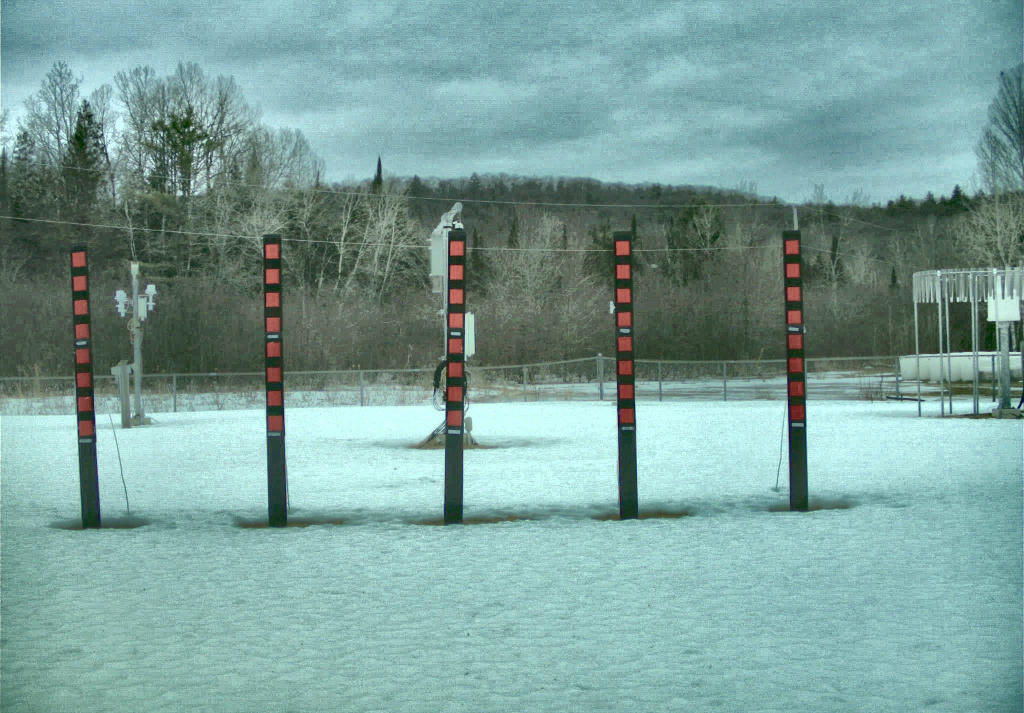
#> input picture registration-testing/1IMG_0151.JPG, 2048 x 1426 px, given in place of , which was not available (shown at 1/2 size)
$ python registerGUI.py   (Python 2 division)
#> lines starting #> are read from the running program, lines starting #| are printed output that depends on the picture; pictures that were not available may be replaced by others from this repository, and a replacement may not be noted
#> further down, imReference is the input picture: shape (1426, 2048, 3); mean B, G, R 154.7, 159.7, 123.9
### registration-testing/register.py
# import necessary packages
import cv2
import numpy as np
from operator import attrgetter
import math
from scipy import ndimage
import sys

# global variables
MAX_FEATURES = int(1e6)#int(5e8)

# the third image is unaltered and will be subjected to the warp
def alignImages3(img, template):
	template = cv2.cvtColor(template, cv2.COLOR_BGR2GRAY)
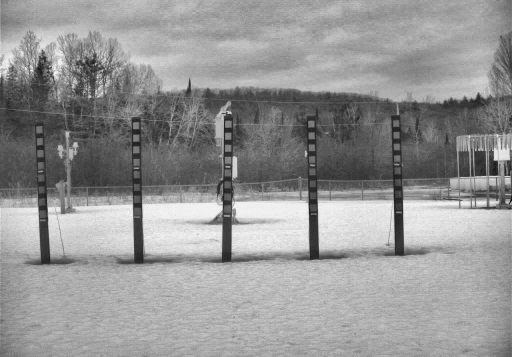
#> template: shape (1426, 2048) (shown at 1/4 size); min 8, max 248, mean 148.4
	img = cv2.cvtColor(img, cv2.COLOR_BGR2GRAY)

	# apply median blur to highlight foreground features
	img1Gray = cv2.medianBlur(img, 5)
	img2Gray = cv2.medianBlur(template, 5)

	# denoise grayscale image
	img1Gray = cv2.fastNlMeansDenoising(img1Gray,None,3,10,7)

	# detect ORB features and compute descriptors
	orb = cv2.ORB_create(nfeatures = MAX_FEATURES)
	kp1, desc1 = orb.detectAndCompute(img1Gray, None)
#> kp1 = 10791 keypoints; strongest (x, y, size): (1976, 637, 64.3), (1974, 638, 44.6), (1975, 639, 53.6), (1975, 638, 37.2)
	kp2, desc2 = orb.detectAndCompute(img2Gray, None)
#> kp2 = 11499 keypoints; strongest (x, y, size): (1976, 637, 64.3), (1974, 638, 44.6), (1975, 639, 53.6), (1975, 638, 37.2)

	# create brute-force matcher object and match descriptors
	bf = cv2.BFMatcher(cv2.NORM_HAMMING, crossCheck = True)
	matches = bf.match(desc1, desc2)
#> matches = 10412 matches
	bf2 = cv2.BFMatcher(cv2.NORM_HAMMING)
	kmatches = bf2.knnMatch(desc1, desc2, k=2)
#> kmatches = 10791 matches

	good = []
	for m, n in kmatches:
		if m.distance < 0.5*n.distance:
			good.append([m])
#> after the loop, good = 10341 matches

	# sort matches by score and remove poor matches
	# matches with a score greater than 30 are removed
	matches = sorted(matches, key = lambda x: x.distance)
	matches = [x for x in matches if x.distance <= 30]
#> matches = 10369 matches
	if len(matches) > len(good):
		matches = matches[:len(good)]
#> matches = 10341 matches
	#if len(matches) > 100:
	#	matches = matches[:100]

	# draw top matches
	imgMatches = cv2.drawMatches(img, kp1, template, kp2, matches, None)
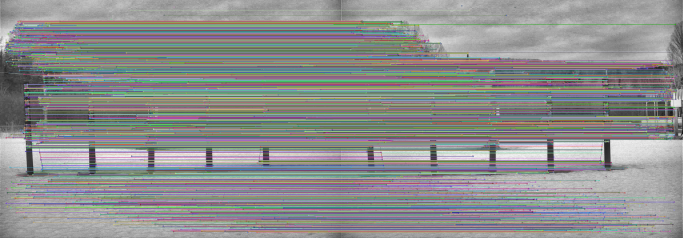
#> imgMatches: shape (1426, 4096, 3) (shown at 1/6 size); mean of channels 0, 1, 2 142.3, 142.5, 141.1; drawn as B, G, R
	kimgMatches = cv2.drawMatchesKnn(img, kp1, template, kp2, good, None, flags=2)
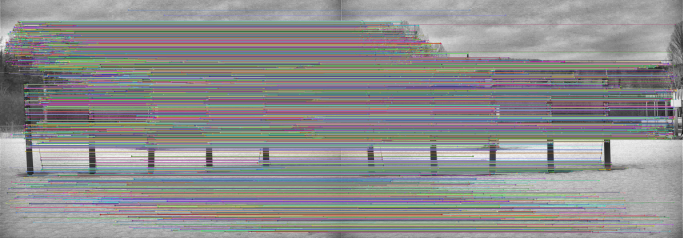
#> kimgMatches: shape (1426, 4096, 3) (shown at 1/6 size); mean of channels 0, 1, 2 141.9, 141.9, 142.2; drawn as B, G, R

	cv2.imshow("orig", cv2.resize(imgMatches, None, fx = 0.25, fy = 0.25))
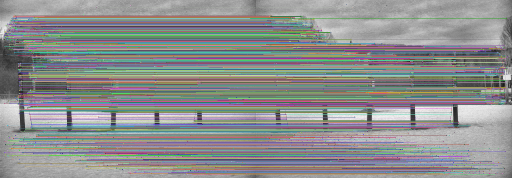
#> window 'orig': shape (356, 1024, 3) (shown at 1/2 size); mean B, G, R 142.2, 142.6, 140.6
	cv2.imshow("K", cv2.resize(kimgMatches, None, fx = 0.25, fy = 0.25))
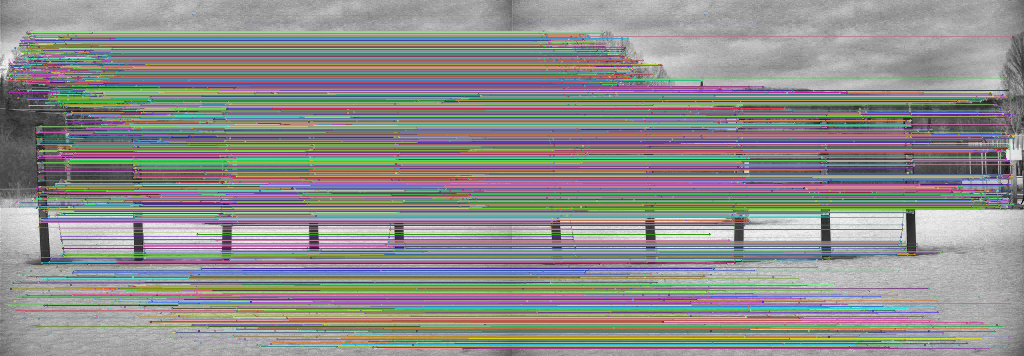
#> window 'K': shape (356, 1024, 3); mean B, G, R 141.4, 141.8, 142.8
	cv2.waitKey()
	#sys.exit()

	# extract location of good matches
	points1 = np.zeros((len(matches), 2), dtype = np.float32)
#> points1 = 10341 pairs, first value 0 to 0, second value 0 to 0
	points2 = np.zeros((len(matches), 2), dtype = np.float32)
#> points2 has the same summary as points1

	for i, match in enumerate(matches):
		points1[i, :] = kp1[match.queryIdx].pt
		points2[i, :] = kp2[match.trainIdx].pt
#> after the loop, points1 = 10341 pairs, first value 32 to 2011, second value 60 to 1394; points2 has the same summary as points1

	matches = good

	# extract location of good matches
	points1k = np.zeros((len(matches), 2), dtype = np.float32)
#> points1k = 10341 pairs, first value 0 to 0, second value 0 to 0
	points2k = np.zeros((len(matches), 2), dtype = np.float32)
#> points2k has the same summary as points1k

	for i, match in enumerate(matches):
		points1k[i, :] = kp1[match[0].queryIdx].pt
		points2k[i, :] = kp2[match[0].trainIdx].pt
#> after the loop, points1k has the same summary as points1; points2k has the same summary as points1

	# determine affine 2D transformation
	# apply RANSAC robust method
	affine_matrix = cv2.estimateAffine2D(points1, points2, method = cv2.RANSAC)[0]
#> affine_matrix = [[1, 1.42e-06, 0.000446], [-6.04e-07, 1, -0.000783]]
	affine_matrixk = cv2.estimateAffine2D(points1k, points2k, method = cv2.RANSAC)[0]
#> affine_matrixk = [[1, 4.36e-06, -0.0017], [-1.19e-07, 1, -0.000347]]
	height, width = template.shape

	# apply registration
	imgReg = cv2.warpAffine(img, affine_matrix, (width, height))
	imgRegGray = cv2.warpAffine(img1Gray, affine_matrix, (width, height))
	#imgReg = img
	#imgRegGray = img1Gray

	imgRegk = cv2.warpAffine(img, affine_matrixk, (width, height))
	imgRegGrayk = cv2.warpAffine(img1Gray, affine_matrixk, (width, height))

	# define ECC motion model
	warp_mode = cv2.MOTION_AFFINE

	# define 2x3 matrix
	warp_matrix = np.eye(2, 3, dtype=np.float32)

	# specify the number of iterations and threshold
	number_iterations = 250
	termination_thresh = 1e-10

	# define termination criteria
	criteria = (cv2.TERM_CRITERIA_EPS | cv2.TERM_CRITERIA_COUNT, number_iterations,  termination_thresh)

	# run ECC algorithm (results are stored in warp matrix)
	warp_matrix = cv2.findTransformECC(img2Gray, imgRegGray, warp_matrix, warp_mode, criteria)[1]
#> warp_matrix = [[1, 4.72e-07, -0.000613], [1.46e-07, 1, -0.00252]]

	# align image
	imgECCAligned = cv2.warpAffine(imgReg, warp_matrix, (width,height), flags=cv2.INTER_LINEAR + cv2.WARP_INVERSE_MAP)

	warp_matrixk = cv2.findTransformECC(img2Gray, imgRegGrayk, warp_matrix, warp_mode, criteria)[1]
#> warp_matrixk = [[1, 9.44e-07, -0.00123], [2.93e-07, 1, -0.00503]]

	# align image
	imgECCAlignedk = cv2.warpAffine(imgRegk, warp_matrixk, (width,height), flags=cv2.INTER_LINEAR + cv2.WARP_INVERSE_MAP)

	return imgECCAligned, imgMatches, affine_matrix, imgECCAlignedk

### registration-testing/registerGUI.py
# import necessary packages
import cv2
import numpy as np
import Tkinter as tk
import tkFileDialog
from matplotlib import pyplot as plt
import statistics
from register import alignImages3
import time

# global variables
MAX_FEATURES = 5000
GOOD_MATCH_PERCENT = 0.15

# function to increase the brightness of an image
# [16 lines left out: function increase_brightness, not called in this run]

# GUI class
class GUI:
	def __init__(self):
		# open window
		self.root = tk.Tk()
		self.root.configure(background='#ffffff')
		self.root.title("Select Images")

		# variables
		self.templateDir = ""
		self.inputDir = ""

		# label
		self.label = tk.Label(
			self.root,
			text = "Register Image to Template",
			background = '#ffffff',
			foreground = '#000000',
			font = ("Calibri Light", 18))

		# buttons
		self.image1Button = tk.Button(
			self.root,
			text = "Select Template",
			background = '#ffffff',
			foreground = '#000000',
			command = lambda: self.selectFile("1"),
			width = 17,
			font = ("Calibri Light", 14))

		self.image2Button = tk.Button(
			self.root,
			text = "Select Image",
			background = '#ffffff',
			foreground = '#000000',
			command = lambda: self.selectFile("2"),
			width = 17,
			font = ("Calibri Light", 14))

		self.execute = tk.Button(
			self.root,
			text = "Register",
			background = '#ffffff',
			foreground = '#000000',
			command = lambda: self.root.destroy(),
			width = 17,
			font = ("Calibri Light", 14))

		# packing
		self.label.pack(pady = 20, padx = 50)
		self.image1Button.pack(pady = (20,5), padx = 50)
		self.image2Button.pack(pady = (5,20), padx = 50)
		self.execute.pack(pady = (5,20), padx = 50)

		self.root.mainloop()

	# [6 lines left out: function selectFile, not called in this run]

	def getDirs(self):
		return self.templateDir, self.inputDir

# function to align image to template
# [120 lines left out: functions alignImages, alignImages2, not called in this run]


# open GUI
gui = GUI()

template, image = gui.getDirs()

# read reference image
print("Reading reference image :", template)
imReference = cv2.imread(template)

# read image to be aligned
print("Reading image to be aligned :", image)
img = cv2.imread(image)

start = time.time()
print("Aligning images ...")

# Registered image stored in imReg
# Estimated homography stored in h
imReg, Matches, warp_matrix, k = alignImages3(img.copy(), imReference.copy())
#> warp_matrix has the same summary as affine_matrix in alignImages3

'''
# Convert images to grayscale
im1_gray = cv2.cvtColor(imReference,cv2.COLOR_BGR2GRAY)
im2_gray = cv2.cvtColor(imReg,cv2.COLOR_BGR2GRAY)

# Find size of image1
sz = imReference.shape

# Define the motion model
warp_mode = cv2.MOTION_HOMOGRAPHY

# Define 2x3 or 3x3 matrices and initialize the matrix to identity
if warp_mode == cv2.MOTION_HOMOGRAPHY :
    warp_matrix = np.eye(3, 3, dtype=np.float32)
else :
    warp_matrix = np.eye(2, 3, dtype=np.float32)

# Specify the number of iterations.
number_of_iterations = 250

# Specify the threshold of the increment
# in the correlation coefficient between two iterations
termination_eps = 1e-2

# Define termination criteria
criteria = (cv2.TERM_CRITERIA_EPS | cv2.TERM_CRITERIA_COUNT, number_of_iterations,  termination_eps)

# Run the ECC algorithm. The results are stored in warp_matrix.
(cc, warp_matrix) = cv2.findTransformECC (im1_gray,im2_gray,warp_matrix, warp_mode, criteria)

if warp_mode == cv2.MOTION_HOMOGRAPHY :
    # Use warpPerspective for Homography
    im2_aligned = cv2.warpPerspective (imReg, warp_matrix, (sz[1],sz[0]), flags=cv2.INTER_LINEAR + cv2.WARP_INVERSE_MAP)
else :
    # Use warpAffine for Translation, Euclidean and Affine
    im2_aligned = cv2.warpAffine(imReg, warp_matrix, (sz[1],sz[0]), flags=cv2.INTER_LINEAR + cv2.WARP_INVERSE_MAP);
'''
# write aligned image to disk
outputFile = "aligned.jpg"
outputMatch = "matches.jpg"
outputFilek = "alignedk.jpg"
#outputFile = "MFD.jpg"
print("Saving aligned image :", outputFile)
cv2.imwrite(outputFile, imReg)
cv2.imwrite(outputMatch, Matches)
cv2.imwrite(outputFilek, k)
#cv2.imwrite(outputFile, im2_aligned)

# print estimated homography
print "Estimated homography: \n", warp_matrix
#| Estimated homography:
#|  [[ 9.99998846e-01  1.42257624e-06  4.45682653e-04]
#|  [-6.04029973e-07  1.00000192e+00 -7.83480830e-04]]
print("\n\nRun Time: %.3f s" % (time.time() - start))

$ run again, on registration-testing/IMG_0129.JPG
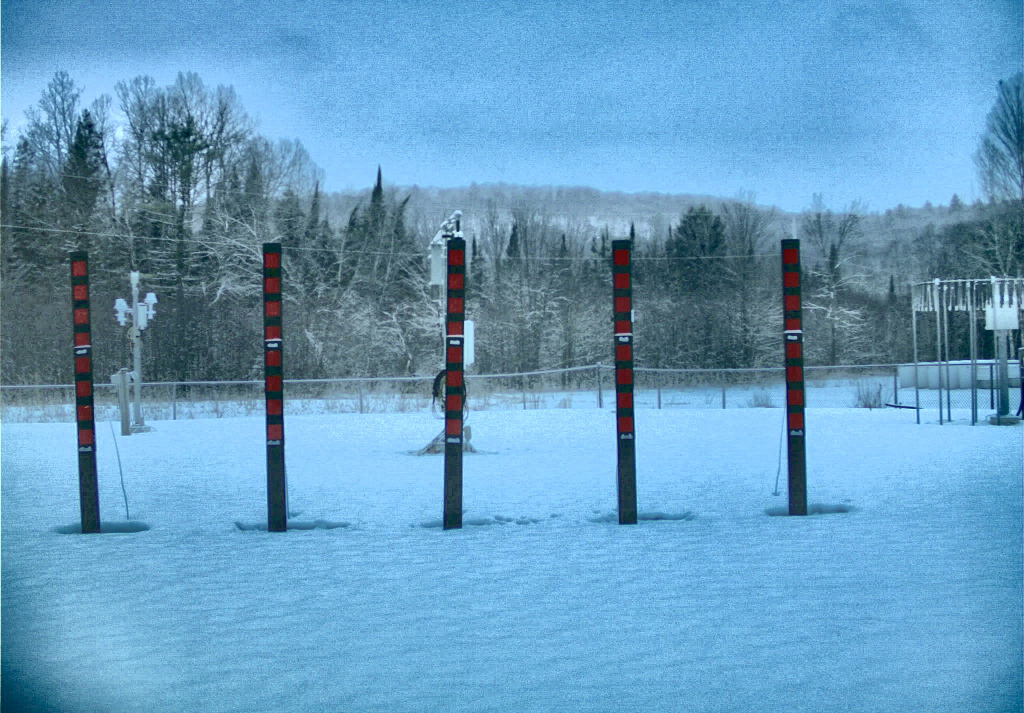
#> input picture registration-testing/IMG_0129.JPG, 2048 x 1426 px, given in place of , which was not available (shown at 1/2 size)
#> imReference is the input picture: shape (1426, 2048, 3); mean B, G, R 192, 156.1, 102.1
#> in alignImages3, `template = cv2.cvtColor(template, cv2.COLOR_BGR2GRAY)`:
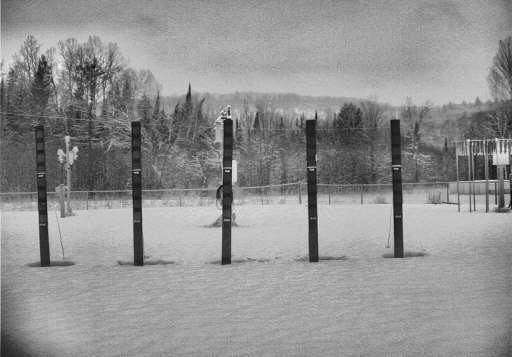
#> template: shape (1426, 2048) (shown at 1/4 size); min 8, max 244, mean 144.1
#> kp1 = 13425 keypoints; strongest (x, y, size): (923, 678, 92.6), (923, 677, 77.1), (925, 680, 64.3), (911, 466, 92.6)
#> kp2 = 14313 keypoints; strongest (x, y, size): (923, 678, 92.6), (923, 677, 77.1), (925, 680, 64.3), (911, 466, 92.6)
#> in alignImages3, `matches = bf.match(desc1, desc2)`: matches = 12929 matches
#> kmatches = 13425 matches
#> after the loop in alignImages3, `for m, n in kmatches:`: good = 12828 matches
#> in alignImages3, `matches = [x for x in matches if x.distance <= 30]`: matches = 12859 matches
#> in alignImages3, `matches = matches[:len(good)]`: matches = 12828 matches
#> in alignImages3, `cv2.imshow("K", cv2.resize(kimgMatches, None, fx = 0.25, fy = 0.25))`:
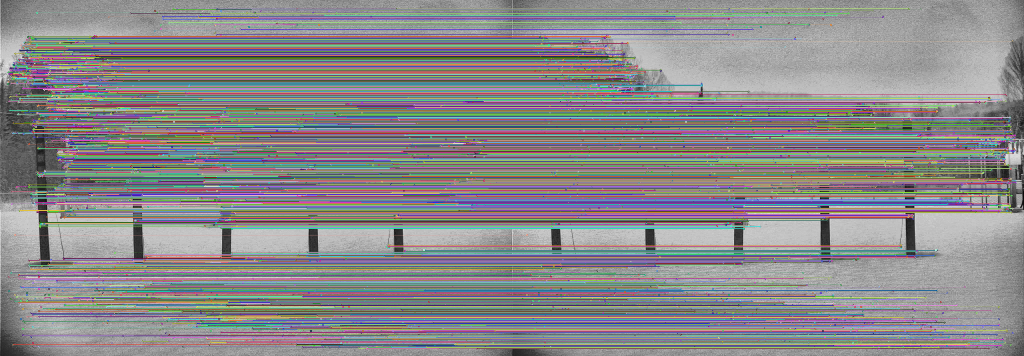
#> window 'K': shape (356, 1024, 3); mean B, G, R 138.9, 136.9, 138.2
#> in alignImages3, `points1 = np.zeros((len(matches), 2), dtype = np.float32)`: points1 = 12828 pairs, first value 0 to 0, second value 0 to 0
#> in alignImages3, `points2 = np.zeros((len(matches), 2), dtype = np.float32)`: points2 has the same summary as points1
#> after the loop in alignImages3, `for i, match in enumerate(matches):`: points1 = 12828 pairs, first value 31 to 2016, second value 34 to 1394; points2 has the same summary as points1
#> in alignImages3, `points1k = np.zeros((len(matches), 2), dtype = np.float32)`: points1k = 12828 pairs, first value 0 to 0, second value 0 to 0
#> in alignImages3, `points2k = np.zeros((len(matches), 2), dtype = np.float32)`: points2k has the same summary as points1k
#> after the loop in alignImages3, `for i, match in enumerate(matches):`: points1k has the same summary as points1; points2k has the same summary as points1
#> affine_matrix = [[1, -8.95e-06, 0.00217], [1.26e-06, 1, -0.000533]]
#> affine_matrixk = [[1, -5.67e-06, 0.00159], [3.74e-07, 1, -0.00036]]
#> in alignImages3, `warp_matrix = cv2.findTransformECC(img2Gray, imgRegGray, warp_matrix, ..`: warp_matrix = [[1, -1.34e-07, -0.000103], [2.14e-07, 1, -0.00231]]
#> warp_matrixk = [[1, -2.69e-07, -0.000206], [4.29e-07, 1, -0.00463]]
#> `imReg, Matches, warp_matrix, k = alignImages3(img.copy(), imReference...`: warp_matrix has the same summary as affine_matrix in alignImages3
#| Estimated homography:
#|  [[ 1.00000255e+00 -8.95211086e-06  2.16912275e-03]
#|  [ 1.26012944e-06  9.99999543e-01 -5.33321317e-04]]

$ run again, on registration-testing/IMG_0135.JPG
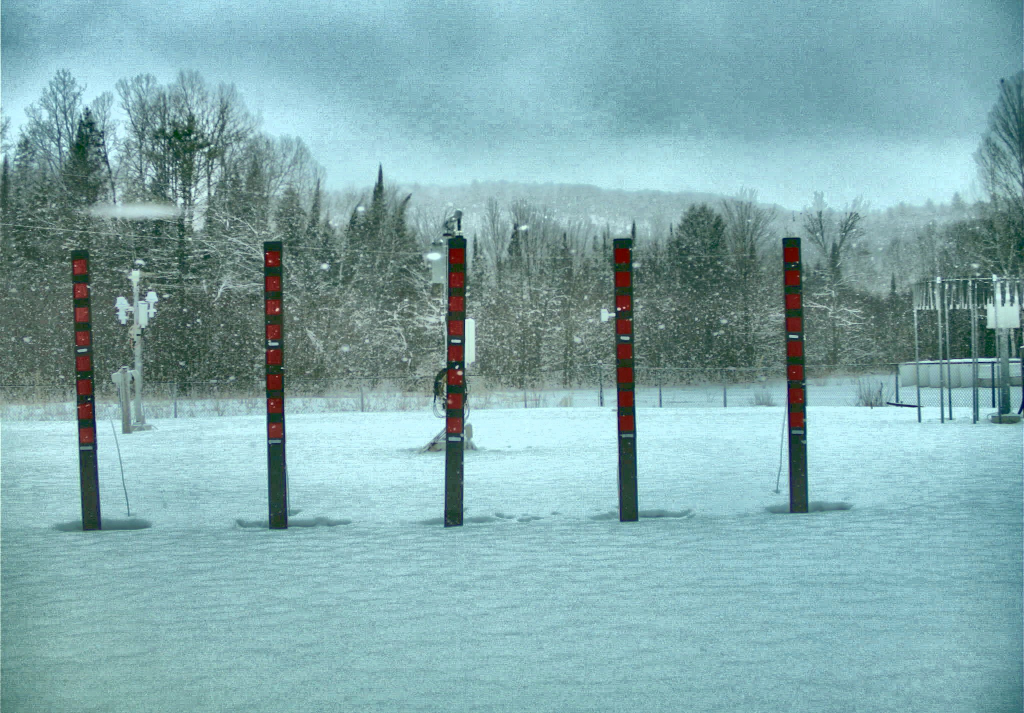
#> input picture registration-testing/IMG_0135.JPG, 2048 x 1426 px, given in place of , which was not available (shown at 1/2 size)
#> imReference is the input picture: shape (1426, 2048, 3); mean B, G, R 172.7, 169.6, 129.9
#> in alignImages3, `template = cv2.cvtColor(template, cv2.COLOR_BGR2GRAY)`:
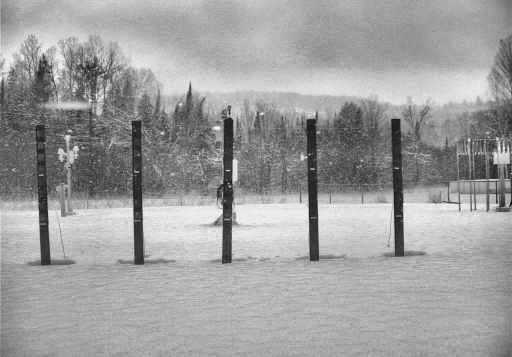
#> template: shape (1426, 2048) (shown at 1/4 size); min 9, max 247, mean 158
#> kp1 = 18971 keypoints; strongest (x, y, size): (1236, 618, 31), (1238, 618, 44.6), (1830, 818, 92.6), (1227, 628, 44.6)
#> kp2 = 19905 keypoints; strongest (x, y, size): (1236, 618, 31), (1238, 618, 44.6), (1830, 818, 92.6), (1227, 628, 44.6)
#> in alignImages3, `matches = bf.match(desc1, desc2)`: matches = 18451 matches
#> kmatches = 18971 matches
#> after the loop in alignImages3, `for m, n in kmatches:`: good = 18371 matches
#> in alignImages3, `matches = [x for x in matches if x.distance <= 30]`: matches = 18399 matches
#> in alignImages3, `matches = matches[:len(good)]`: matches = 18371 matches
#> in alignImages3, `cv2.imshow("K", cv2.resize(kimgMatches, None, fx = 0.25, fy = 0.25))`:
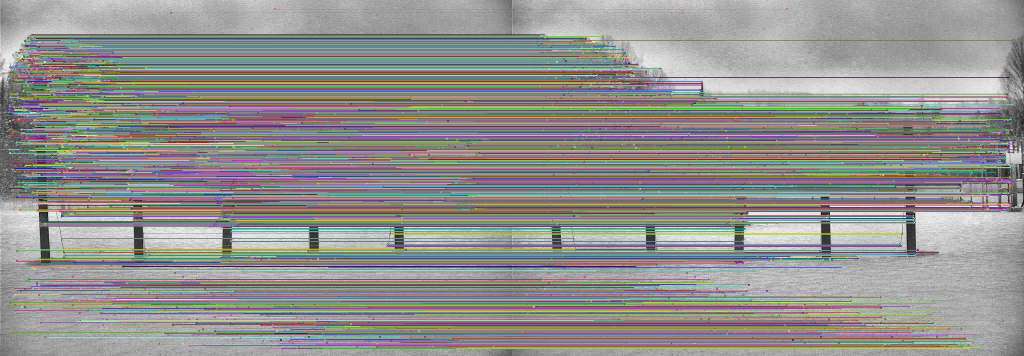
#> window 'K': shape (356, 1024, 3); mean B, G, R 142.8, 145.4, 146.1
#> in alignImages3, `points1 = np.zeros((len(matches), 2), dtype = np.float32)`: points1 = 18371 pairs, first value 0 to 0, second value 0 to 0
#> in alignImages3, `points2 = np.zeros((len(matches), 2), dtype = np.float32)`: points2 has the same summary as points1
#> after the loop in alignImages3, `for i, match in enumerate(matches):`: points1 = 18371 pairs, first value 32 to 2016, second value 36 to 1394; points2 has the same summary as points1
#> in alignImages3, `points1k = np.zeros((len(matches), 2), dtype = np.float32)`: points1k = 18371 pairs, first value 0 to 0, second value 0 to 0
#> in alignImages3, `points2k = np.zeros((len(matches), 2), dtype = np.float32)`: points2k has the same summary as points1k
#> after the loop in alignImages3, `for i, match in enumerate(matches):`: points1k has the same summary as points1; points2k has the same summary as points1
#> affine_matrix = [[1, -1.8e-06, 0.000522], [9.87e-09, 1, -0.000832]]
#> affine_matrixk = [[1, 5.04e-07, -0.000121], [-3.78e-07, 1, -0.000532]]
#> in alignImages3, `warp_matrix = cv2.findTransformECC(img2Gray, imgRegGray, warp_matrix, ..`: warp_matrix = [[1, -2.04e-07, -0.000246], [6.44e-08, 1, -0.000838]]
#> warp_matrixk = [[1, -4.07e-07, -0.000493], [1.29e-07, 1, -0.00168]]
#> `imReg, Matches, warp_matrix, k = alignImages3(img.copy(), imReference...`: warp_matrix has the same summary as affine_matrix in alignImages3
#| Estimated homography:
#|  [[ 1.00000017e+00 -1.80058315e-06  5.22102466e-04]
#|  [ 9.87184493e-09  1.00000156e+00 -8.31735893e-04]]
